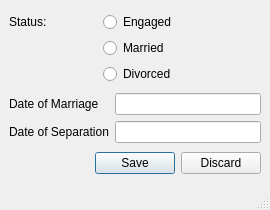
<?xml version="1.0" encoding="UTF-8"?>
<ui version="4.0">
 <class>MainWindow</class>
 <widget class="QMainWindow" name="MainWindow">
  <property name="geometry">
   <rect>
    <x>0</x>
    <y>0</y>
    <width>270</width>
    <height>210</height>
   </rect>
  </property>
  <property name="sizePolicy">
   <sizepolicy hsizetype="Fixed" vsizetype="Fixed">
    <horstretch>0</horstretch>
    <verstretch>0</verstretch>
   </sizepolicy>
  </property>
  <property name="minimumSize">
   <size>
    <width>270</width>
    <height>210</height>
   </size>
  </property>
  <property name="maximumSize">
   <size>
    <width>270</width>
    <height>210</height>
   </size>
  </property>
  <property name="windowTitle">
   <string>Spouse Info</string>
  </property>
  <widget class="QWidget" name="centralwidget">
   <property name="sizePolicy">
    <sizepolicy hsizetype="Fixed" vsizetype="Fixed">
     <horstretch>0</horstretch>
     <verstretch>0</verstretch>
    </sizepolicy>
   </property>
   <layout class="QGridLayout" name="gridLayout">
    <item row="0" column="0">
     <layout class="QGridLayout" name="gridLayout_3">
      <item row="2" column="2">
       <widget class="QRadioButton" name="marriedButton">
        <property name="text">
         <string>Married</string>
        </property>
       </widget>
      </item>
      <item row="1" column="2">
       <widget class="QRadioButton" name="engagedButton">
        <property name="text">
         <string>Engaged</string>
        </property>
       </widget>
      </item>
      <item row="3" column="2">
       <widget class="QRadioButton" name="divorcedButton">
        <property name="text">
         <string>Divorced</string>
        </property>
       </widget>
      </item>
      <item row="1" column="0">
       <widget class="QLabel" name="label_status">
        <property name="sizePolicy">
         <sizepolicy hsizetype="Minimum" vsizetype="Minimum">
          <horstretch>0</horstretch>
          <verstretch>0</verstretch>
         </sizepolicy>
        </property>
        <property name="text">
         <string>Status:</string>
        </property>
       </widget>
      </item>
      <item row="2" column="3">
       <spacer name="horizontalSpacer">
        <property name="orientation">
         <enum>Qt::Horizontal</enum>
        </property>
        <property name="sizeHint" stdset="0">
         <size>
          <width>40</width>
          <height>20</height>
         </size>
        </property>
       </spacer>
      </item>
      <item row="2" column="1">
       <spacer name="horizontalSpacer_2">
        <property name="orientation">
         <enum>Qt::Horizontal</enum>
        </property>
        <property name="sizeType">
         <enum>QSizePolicy::Fixed</enum>
        </property>
        <property name="sizeHint" stdset="0">
         <size>
          <width>50</width>
          <height>20</height>
         </size>
        </property>
       </spacer>
      </item>
     </layout>
    </item>
    <item row="1" column="0">
     <layout class="QGridLayout" name="gridLayout_2">
      <item row="1" column="0">
       <widget class="QLabel" name="label_sdate">
        <property name="text">
         <string>Date of Separation</string>
        </property>
       </widget>
      </item>
      <item row="0" column="0">
       <widget class="QLabel" name="label_mdate">
        <property name="text">
         <string>Date of Marriage</string>
        </property>
       </widget>
      </item>
      <item row="0" column="1">
       <widget class="QLineEdit" name="marriageEdit"/>
      </item>
      <item row="1" column="1">
       <widget class="QLineEdit" name="separationEdit"/>
      </item>
     </layout>
    </item>
    <item row="2" column="0">
     <widget class="QDialogButtonBox" name="buttonBox">
      <property name="standardButtons">
       <set>QDialogButtonBox::Discard|QDialogButtonBox::Save</set>
      </property>
     </widget>
    </item>
   </layout>
  </widget>
  <widget class="QMenuBar" name="menubar">
   <property name="geometry">
    <rect>
     <x>0</x>
     <y>0</y>
     <width>270</width>
     <height>21</height>
    </rect>
   </property>
  </widget>
  <widget class="QStatusBar" name="statusbar"/>
 </widget>
 <resources/>
 <connections/>
</ui>
